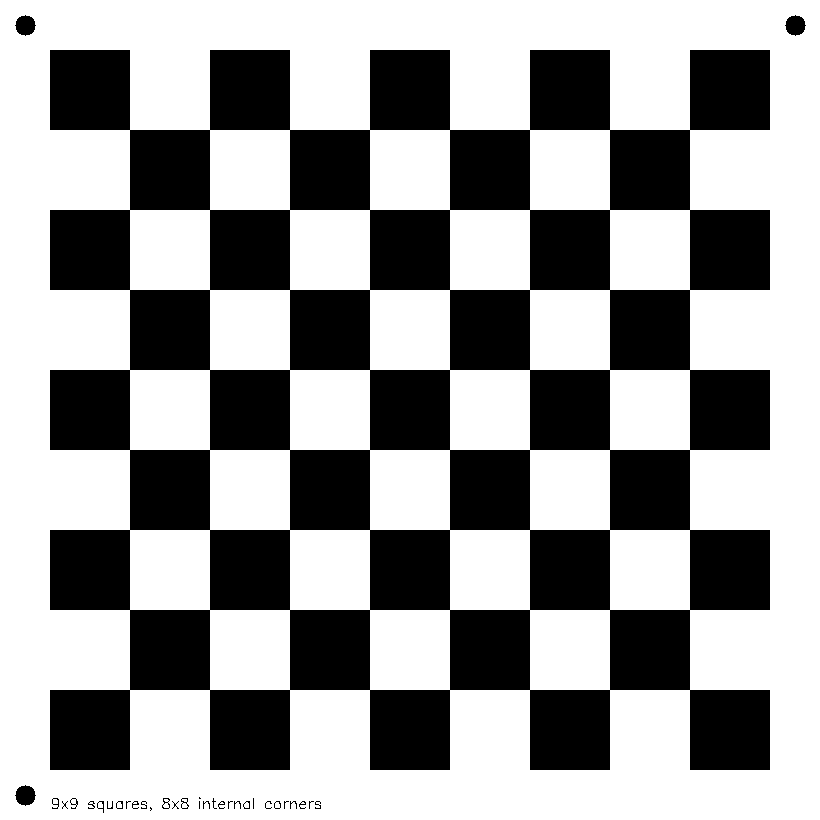
#> input picture calibration_pattern.png, 820 x 820 px, given in place of .., which was not available
$ python gopro_calibration.py --left_imgs ..   (older library calls are emulated)
#> lines starting #> are read from the running program, lines starting #| are printed output that depends on the picture; after the words box and inside, x2 and y2 are one past the last pixel; in counts of white or black regions, pixels touching at a corner belong together; pictures that were not available may be replaced by others from this repository, and a replacement may not be noted
import numpy as np
import cv2
import os
import glob
import argparse
import pickle
import matplotlib.pyplot as plt

def calibrate_cameras(left_images, right_images=None, pattern_size=(7, 7),
                    square_size=24.0, baseline=None, debug_mode=False):
    """
    Calibrate cameras using chessboard patterns.

    Args:
        left_images: List of left/mono camera image paths
        right_images: List of right camera image paths (for stereo calibration) or None
        pattern_size: Inner corners of the chessboard pattern (width, height)
        square_size: Size of chess square in mm
        baseline: Measured distance between cameras in mm (if known)
        debug_mode: If True, show more detailed debugging information

    Returns:
        Dictionary with calibration parameters
    """
#> called with pattern_size = (7, 7), square_size = 24, debug_mode = False
    print(f"Starting camera calibration...")
    print(f"Using chessboard pattern with {pattern_size[0]}x{pattern_size[1]} internal corners")
    print(f"Chessboard square size: {square_size} mm")

    # Criteria for cornerSubPix
    criteria = (cv2.TERM_CRITERIA_EPS + cv2.TERM_CRITERIA_MAX_ITER, 30, 0.001)

    # Prepare object points (0,0,0), (1,0,0), (2,0,0) ...
    objp = np.zeros((pattern_size[0] * pattern_size[1], 3), np.float32)
    objp[:, :2] = np.mgrid[0:pattern_size[0], 0:pattern_size[1]].T.reshape(-1, 2)
    objp *= square_size  # Scale to real-world units

    # Create lists to store object and image points
    objpoints = []  # 3D points in real world space
    left_imgpoints = []  # 2D points in left image plane
    right_imgpoints = []  # 2D points in right image plane

    # Process all left/mono images
    successful_left = 0

    for img_path in left_images:
        # Read image
        img = cv2.imread(img_path)
#> img is the input picture: shape (820, 820, 3); 60.7% white; 34 black regions (12 under 20 px), largest, box (x1, y1, x2, y2) and area: (50, 50, 770, 770) 262400, (15, 15, 36, 36) 317, (785, 15, 806, 36) 317
        if img is None:
            print(f"Warning: Could not read image {img_path}")
            continue

        gray = cv2.cvtColor(img, cv2.COLOR_BGR2GRAY)

        # Apply enhanced detection methods from the working script
        # 1. Apply bilateral filter to smooth while preserving edges
        blurred = cv2.bilateralFilter(gray, 9, 75, 75)

        # 2. Apply adaptive thresholding
        thresh = cv2.adaptiveThreshold(
            blurred, 255, cv2.ADAPTIVE_THRESH_GAUSSIAN_C,
            cv2.THRESH_BINARY, 11, 2
        )
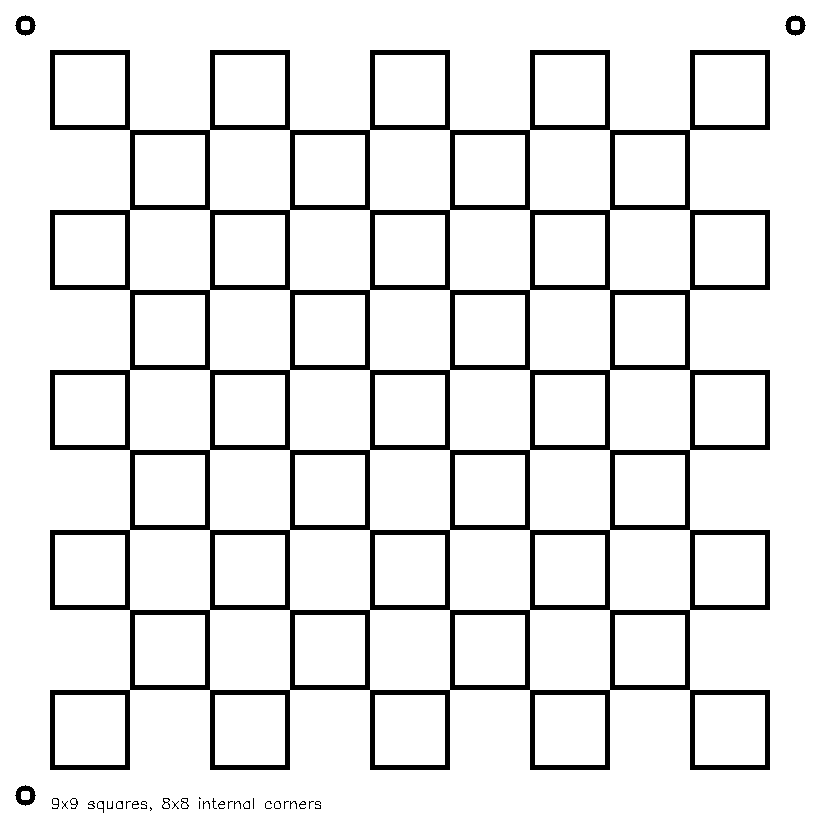
#> thresh: shape (820, 820); 90.7% white; 34 black regions (12 under 20 px), largest, box (x1, y1, x2, y2) and area: (50, 50, 770, 770) 61500, (15, 15, 36, 36) 240, (785, 15, 806, 36) 240

        # 3. Invert if needed (depending on which color is predominant)
        if np.sum(thresh == 0) < np.sum(thresh == 255):
            thresh = cv2.bitwise_not(thresh)

        # 4. Apply morphological operations to clean up noise
        kernel = np.ones((3, 3), np.uint8)
        thresh = cv2.morphologyEx(thresh, cv2.MORPH_OPEN, kernel)
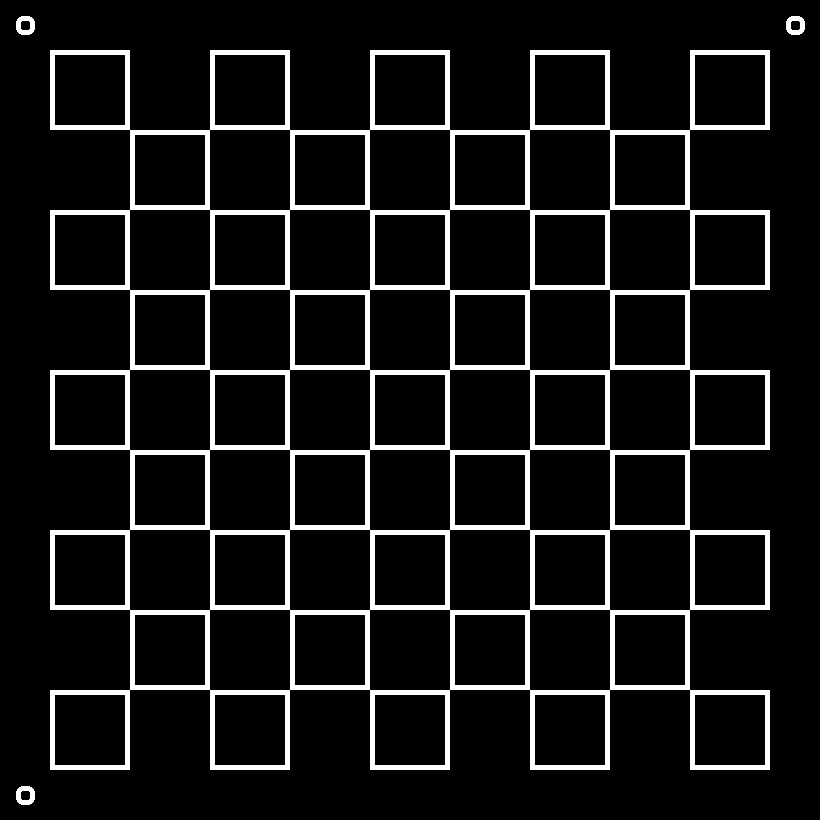
#> thresh: shape (820, 820); 9.3% white; 4 white regions, box (x1, y1, x2, y2) and area: (50, 50, 770, 770) 61500, (16, 16, 35, 35) 236, (786, 16, 805, 35) 236, (16, 786, 35, 805) 236
        thresh = cv2.morphologyEx(thresh, cv2.MORPH_CLOSE, kernel)

        # Try to find the chessboard corners - first on threshold image
        ret, corners = cv2.findChessboardCorners(thresh, pattern_size, None)
#> ret = False; corners = None

        # If that fails, try with enhanced contrast
        if not ret:
            # CLAHE (Contrast Limited Adaptive Histogram Equalization)
            clahe = cv2.createCLAHE(clipLimit=2.0, tileGridSize=(8, 8))
            enhanced = clahe.apply(gray)

            # Try with enhanced image with special flags
            ret, corners = cv2.findChessboardCorners(
                enhanced, pattern_size,
                cv2.CALIB_CB_ADAPTIVE_THRESH +
                cv2.CALIB_CB_NORMALIZE_IMAGE +
                cv2.CALIB_CB_FAST_CHECK
            )

        # If corners found, add to data points
        if ret:
            successful_left += 1
            objpoints.append(objp)

            # Refine corner positions
            corners2 = cv2.cornerSubPix(gray, corners, (11, 11), (-1, -1), criteria)
            left_imgpoints.append(corners2)

            # Draw and display if in debug mode
            if debug_mode:
                drawn_img = img.copy()
                cv2.drawChessboardCorners(drawn_img, pattern_size, corners2, ret)

                # Resize if too large
                max_display_dim = 1200
                h, w = drawn_img.shape[:2]
                scale = min(1.0, max_display_dim / max(h, w))
                if scale < 1.0:
                    display_size = (int(w * scale), int(h * scale))
                    drawn_img = cv2.resize(drawn_img, display_size)

                cv2.imshow(f'Chessboard Corners: {os.path.basename(img_path)}', drawn_img)
                key = cv2.waitKey(500)  # Show briefly
                if key == 27:  # ESC key
                    cv2.destroyAllWindows()
                    break

            print(f"Found chessboard in {os.path.basename(img_path)}")
        else:
            print(f"Could not find chessboard in {os.path.basename(img_path)}")

    if debug_mode:
        cv2.destroyAllWindows()

    print(f"Successfully detected chessboard in {successful_left}/{len(left_images)} left/mono images")

    if successful_left < 5:
        raise ValueError(f"Too few successful chessboard detections ({successful_left}). Need at least 5 images.")

    # Get image dimensions from first successful image
    img = cv2.imread(left_images[0])
    img_size = (img.shape[1], img.shape[0])  # width, height

    # Process all right images (for stereo calibration)
    successful_right = 0
    stereo_pairs = min(len(objpoints), len(right_images)) if right_images else 0

    # Clear objpoints and rebuild paired points
    objpoints_stereo = []
    left_imgpoints_stereo = []

    if right_images:
        for i, img_path in enumerate(right_images[:stereo_pairs]):
            # Read image
            img = cv2.imread(img_path)
            if img is None:
                print(f"Warning: Could not read image {img_path}")
                continue

            gray = cv2.cvtColor(img, cv2.COLOR_BGR2GRAY)

            # Apply enhanced detection methods from the working script
            # 1. Apply bilateral filter to smooth while preserving edges
            blurred = cv2.bilateralFilter(gray, 9, 75, 75)

            # 2. Apply adaptive thresholding
            thresh = cv2.adaptiveThreshold(
                blurred, 255, cv2.ADAPTIVE_THRESH_GAUSSIAN_C,
                cv2.THRESH_BINARY, 11, 2
            )

            # 3. Invert if needed (depending on which color is predominant)
            if np.sum(thresh == 0) < np.sum(thresh == 255):
                thresh = cv2.bitwise_not(thresh)

            # 4. Apply morphological operations to clean up noise
            kernel = np.ones((3, 3), np.uint8)
            thresh = cv2.morphologyEx(thresh, cv2.MORPH_OPEN, kernel)
            thresh = cv2.morphologyEx(thresh, cv2.MORPH_CLOSE, kernel)

            # Try to find the chessboard corners - first on threshold image
            ret, corners = cv2.findChessboardCorners(thresh, pattern_size, None)

            # If that fails, try with enhanced contrast
            if not ret:
                # CLAHE (Contrast Limited Adaptive Histogram Equalization)
                clahe = cv2.createCLAHE(clipLimit=2.0, tileGridSize=(8, 8))
                enhanced = clahe.apply(gray)

                # Try with enhanced image with special flags
                ret, corners = cv2.findChessboardCorners(
                    enhanced, pattern_size,
                    cv2.CALIB_CB_ADAPTIVE_THRESH +
                    cv2.CALIB_CB_NORMALIZE_IMAGE +
                    cv2.CALIB_CB_FAST_CHECK
                )

            # If corners found, add to data points
            if ret:
                successful_right += 1

                # For stereo calibration, we need matching pairs
                if i < len(objpoints):
                    objpoints_stereo.append(objpoints[i])
                    left_imgpoints_stereo.append(left_imgpoints[i])

                    # Refine corner positions
                    corners2 = cv2.cornerSubPix(gray, corners, (11, 11), (-1, -1), criteria)
                    right_imgpoints.append(corners2)

                    # Draw and display if in debug mode
                    if debug_mode:
                        drawn_img = img.copy()
                        cv2.drawChessboardCorners(drawn_img, pattern_size, corners2, ret)

                        # Resize if too large
                        max_display_dim = 1200
                        h, w = drawn_img.shape[:2]
                        scale = min(1.0, max_display_dim / max(h, w))
                        if scale < 1.0:
                            display_size = (int(w * scale), int(h * scale))
                            drawn_img = cv2.resize(drawn_img, display_size)

                        cv2.imshow(f'Chessboard Corners: {os.path.basename(img_path)}', drawn_img)
                        key = cv2.waitKey(500)  # Show briefly
                        if key == 27:  # ESC key
                            cv2.destroyAllWindows()
                            break

                    print(f"Found chessboard in {os.path.basename(img_path)}")
                else:
                    print(f"Found chessboard but no matching left image for {os.path.basename(img_path)}")
            else:
                print(f"Could not find chessboard in {os.path.basename(img_path)}")

        if debug_mode:
            cv2.destroyAllWindows()

        print(f"Successfully detected chessboard in {successful_right}/{len(right_images)} right images")
        print(f"Found {len(right_imgpoints)} stereo pairs")

        if len(right_imgpoints) < 5:
            raise ValueError(f"Too few successful stereo pairs ({len(right_imgpoints)}). Need at least 5 pairs.")

    # Calibrate left/mono camera
    ret_left, mtx_left, dist_left, rvecs_left, tvecs_left = cv2.calibrateCamera(
        objpoints, left_imgpoints, img_size, None, None)

    print(f"Left/Mono camera calibration RMS error: {ret_left}")

    # If no right images, return mono calibration only
    if right_images is None:
        # Calculate horizontal FOV
        fx = mtx_left[0, 0]
        fov_horizontal = 2 * np.arctan(img_size[0] / (2 * fx)) * 180 / np.pi

        # Default mono parameters (to be adjusted by user if needed)
        mono_params = {
            'camera_matrix': mtx_left,
            'dist_coeffs': dist_left,
            'camera_height': 1.2,  # Default placeholder in meters
            'tilt_angle': 15.0,    # Default placeholder in degrees
            'fov_horizontal': fov_horizontal,
            'image_size': img_size
        }

        return {
            'mono': mono_params,
            'calibration_error': ret_left
        }

    # Calibrate right camera
    ret_right, mtx_right, dist_right, rvecs_right, tvecs_right = cv2.calibrateCamera(
        objpoints_stereo, right_imgpoints, img_size, None, None)

    print(f"Right camera calibration RMS error: {ret_right}")

    # Stereo calibration
    flags = cv2.CALIB_FIX_INTRINSIC  # Use intrinsics from individual calibrations
    ret_stereo, mtx_left, dist_left, mtx_right, dist_right, R, T, E, F = cv2.stereoCalibrate(
        objpoints_stereo, left_imgpoints_stereo, right_imgpoints,
        mtx_left, dist_left, mtx_right, dist_right, img_size,
        flags=flags)

    print(f"Stereo calibration RMS error: {ret_stereo}")

    # If baseline is provided, scale translation vector
    if baseline:
        # Calculate scale factor
        current_baseline = float(abs(T[0, 0]))  # Access specific element with proper indexing
        scale_factor = baseline / current_baseline

        print(f"Scaling translation: Current baseline={current_baseline:.2f}mm, Target={baseline:.2f}mm")
        # Scale translation vector
        T = T * scale_factor
    else:
        # Use calibrated baseline
        baseline = float(abs(T[0, 0]))  # Access specific element with proper indexing

    print(f"Final baseline: {baseline:.2f}mm")

    # Stereo rectification
    R1, R2, P1, P2, Q, roi1, roi2 = cv2.stereoRectify(
        mtx_left, dist_left, mtx_right, dist_right, img_size, R, T,
        flags=cv2.CALIB_ZERO_DISPARITY, alpha=0.9)  # Alpha=0.9 for partial zoom

    # Calculate horizontal FOV
    fx = mtx_left[0, 0]
    fov_horizontal = 2 * np.arctan(img_size[0] / (2 * fx)) * 180 / np.pi

    # Default mono parameters (to be adjusted by user if needed)
    mono_params = {
        'camera_matrix': mtx_left,
        'dist_coeffs': dist_left,
        'camera_height': 1.2,  # Default placeholder in meters
        'tilt_angle': 15.0,    # Default placeholder in degrees
        'fov_horizontal': fov_horizontal,
        'image_size': img_size
    }

    # Stereo parameters
    stereo_params = {
        'left_camera_matrix': mtx_left,
        'left_dist_coeffs': dist_left,
        'right_camera_matrix': mtx_right,
        'right_dist_coeffs': dist_right,
        'R': R,
        'T': T,
        'E': E,
        'F': F,
        'R1': R1,
        'R2': R2,
        'P1': P1,
        'P2': P2,
        'Q': Q,
        'baseline': baseline,
        'image_size': img_size,
        'roi1': roi1,
        'roi2': roi2,
        'calibration_error': ret_stereo
    }

    # Return calibration data
    return {
        'mono': mono_params,
        'stereo': stereo_params,
        'calibration_error': ret_stereo
    }

# [168 lines left out: functions visualize_rectification, print_calibration_parameters, save_calibration, extract_inner_edge_points, not called in this run]

def main():
    parser = argparse.ArgumentParser(description='GoPro HERO11 Black Camera Calibration')

    # Input arguments
    parser.add_argument('--left_imgs', required=True,
                       help='Path pattern to left/mono camera images (e.g., "data/calibration/left/*.jpg")')
    parser.add_argument('--right_imgs',
                       help='Path pattern to right camera images (for stereo) (e.g., "data/calibration/right/*.jpg")')
    parser.add_argument('--pattern_size', default='7x7',
                       help='Chessboard pattern inner corners (width x height)')
    parser.add_argument('--square_size', type=float, default=24.0,
                       help='Chessboard square size in mm')
    parser.add_argument('--baseline', type=float,
                       help='Camera baseline in mm (if known)')
    parser.add_argument('--output_dir', default='./calibration_results',
                       help='Output directory')
    parser.add_argument('--visualize', action='store_true',
                       help='Visualize calibration results')
    parser.add_argument('--debug', action='store_true',
                       help='Enable debug mode')

    args = parser.parse_args()

    # Parse pattern_size
    pattern_width, pattern_height = map(int, args.pattern_size.split('x'))
    pattern_size = (pattern_width, pattern_height)

    # Get image paths using glob (do this here instead of letting shell expand)
    import glob
    left_images = sorted(glob.glob(args.left_imgs))
    right_images = sorted(glob.glob(args.right_imgs)) if args.right_imgs else None

    if not left_images:
        print(f"Error: No left/mono images found matching {args.left_imgs}")
        return

    print(f"Found {len(left_images)} left/mono images")
    if right_images:
        print(f"Found {len(right_images)} right images")

    try:
        # Perform calibration
        calibration_data = calibrate_cameras(
            left_images, right_images, pattern_size,
            args.square_size, args.baseline, args.debug
        )

        # Save calibration data
        save_calibration(calibration_data, args.output_dir)

        # Print parameters
        print_calibration_parameters(calibration_data)

        # Visualize rectification if requested
        if args.visualize and right_images:
            # Use the first pair of images
            visualize_rectification(
                calibration_data, left_images[0], right_images[0], args.output_dir
            )

    except Exception as e:
        print(f"Error during calibration: {e}")
        import traceback
        traceback.print_exc()

if __name__ == "__main__":
    main()

$ run again, on data/calibration_pattern.png
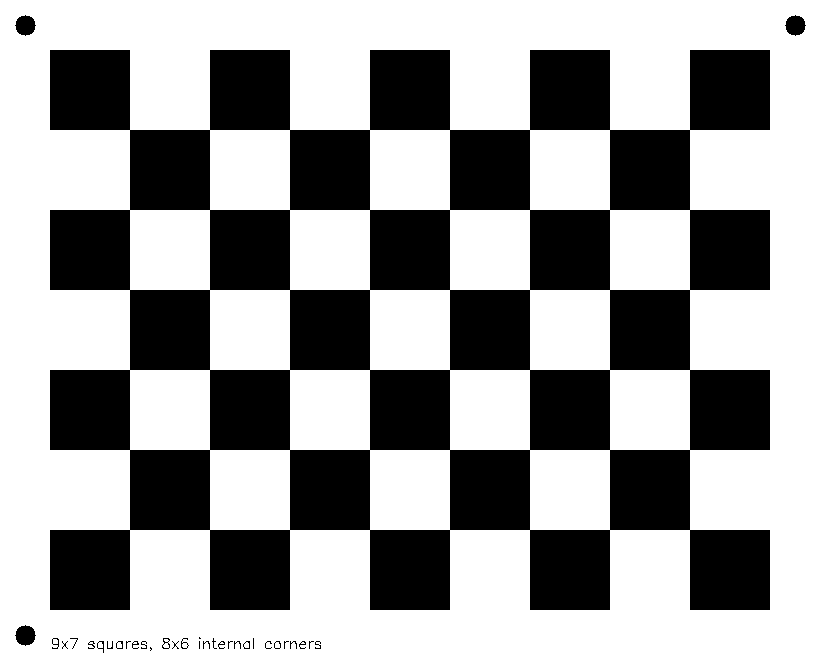
#> input picture data/calibration_pattern.png, 820 x 660 px, given in place of data, which was not available
#> in calibrate_cameras, img is the input picture: shape (660, 820, 3); 61.9% white; 34 black regions (13 under 20 px), largest, box (x1, y1, x2, y2) and area: (50, 50, 770, 610) 204800, (15, 15, 36, 36) 317, (785, 15, 806, 36) 317
#> in calibrate_cameras, `thresh = cv2.adaptiveThreshold( blurred, 255, cv2.ADAPTIVE_THRESH_GAUS..`:
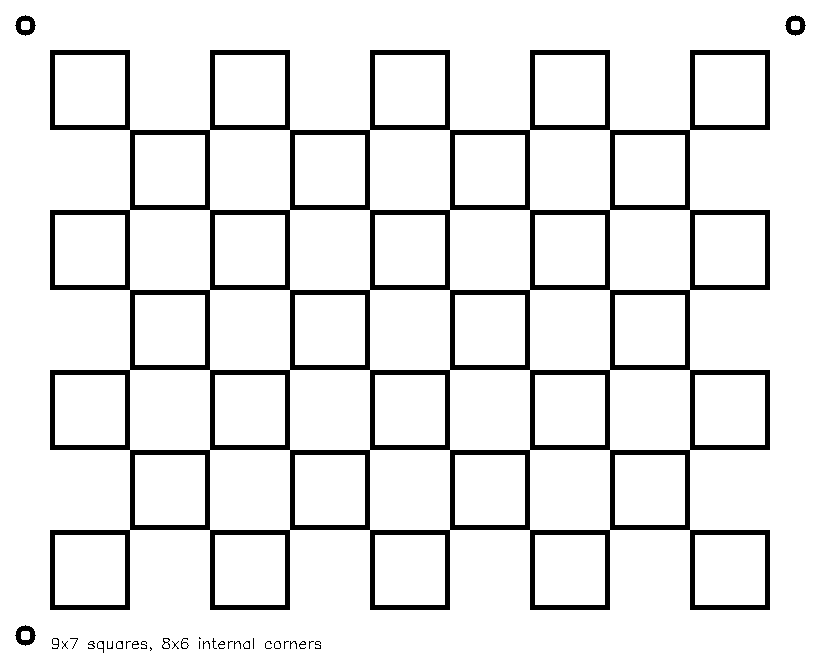
#> thresh: shape (660, 820); 90.9% white; 34 black regions (13 under 20 px), largest, box (x1, y1, x2, y2) and area: (50, 50, 770, 610) 48000, (15, 15, 36, 36) 240, (785, 15, 806, 36) 240
#> in calibrate_cameras, `thresh = cv2.morphologyEx(thresh, cv2.MORPH_OPEN, kernel)`:
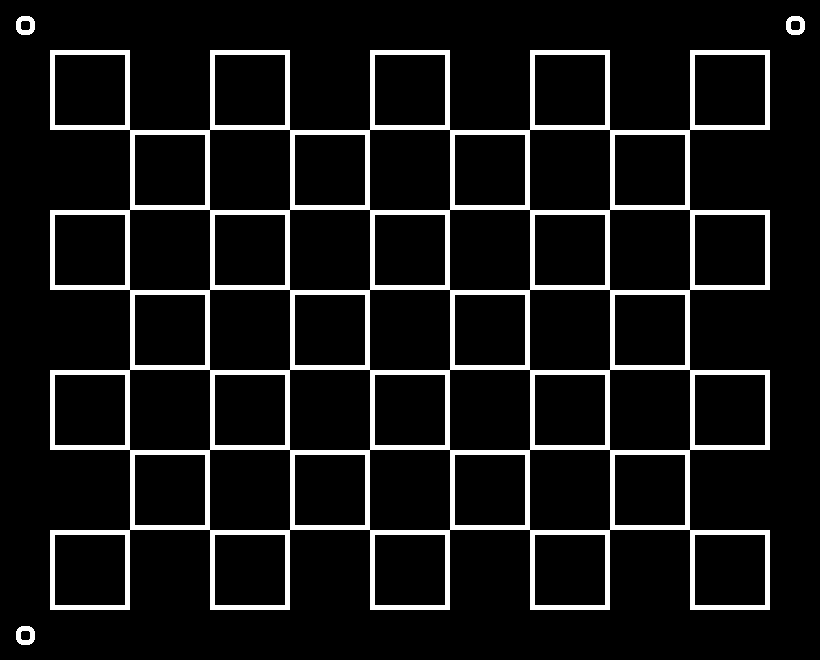
#> thresh: shape (660, 820); 9% white; 4 white regions, box (x1, y1, x2, y2) and area: (50, 50, 770, 610) 48000, (16, 16, 35, 35) 236, (786, 16, 805, 35) 236, (16, 626, 35, 645) 236
#> ret = False; corners = None
